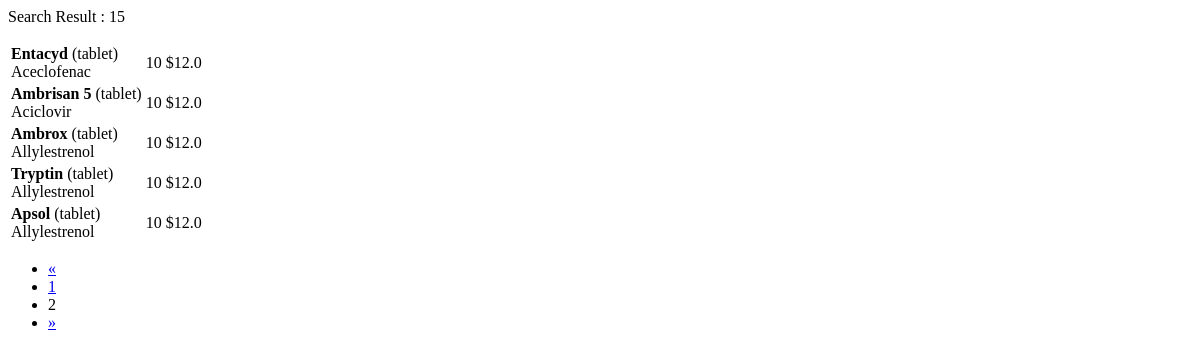
The page /ajax/search-and-filter/?page=2 on the database as committed earlier.
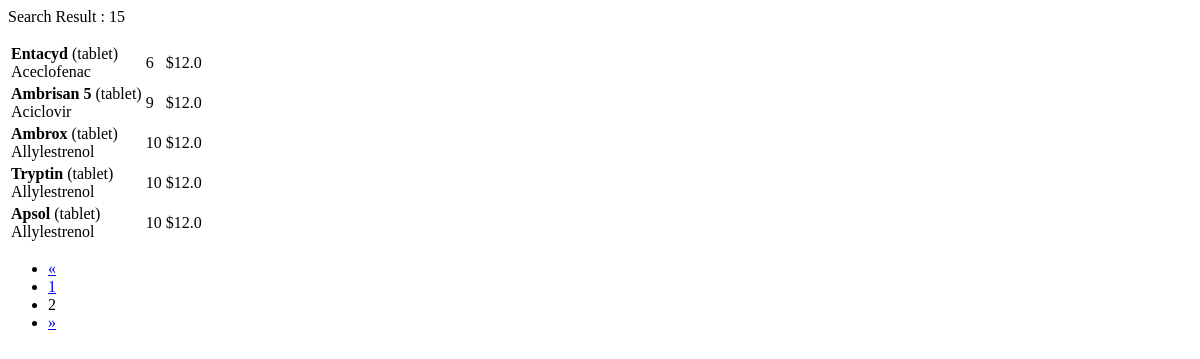
The same page on the database as committed later.
### shop/models.py (models this page shows, shortened)
class Medicine(models.Model):
    name  = models.CharField(max_length=150)
    buy_price = models.FloatField()
    sell_price = models.FloatField()
    generic = models.ForeignKey(Generic, on_delete=models.CASCADE)
    brand  = models.ForeignKey(Brand, on_delete=models.CASCADE)
    type =  models.CharField(max_length=15,choices=MEDICINE_TYPE)
    quantity = models.IntegerField()
    place = models.ForeignKey(Place, on_delete=models.CASCADE)

class Generic(models.Model):
    name  = models.CharField(max_length=150)
    def __str__(self):
        return self.name

### shop/views.py (the view)
# urls.py: path('ajax/search-and-filter/', views.load_search_and_filter, name="ajax_load_search_and_filter"),
def load_search_and_filter(request):
    brand_list = request.GET.getlist('brand_list[]')
    generic_list = request.GET.getlist('generic_list[]')
    search_value = request.GET.get('search_value')
    print(search_value, brand_list, generic_list)
    medicines = Medicine.objects.all()
    if brand_list and generic_list:
        medicines = Medicine.objects.filter(name__contains=search_value,brand__name__in = brand_list, generic__name__in = generic_list)
    if brand_list:
        medicines = Medicine.objects.filter(name__contains=search_value,brand__name__in = brand_list)
    if generic_list:
        medicines = Medicine.objects.filter(name__contains=search_value,generic__name__in = generic_list)
    if search_value:
        medicines = Medicine.objects.filter(name__contains=search_value)
    medicines_count = medicines.count()
    paginator = Paginator(medicines, 10) # Show 25 contacts per page.
    page_number = request.GET.get('page')
    page_obj = paginator.get_page(page_number)
    return render(request, 'partials/search.html', {'medicines':page_obj,'medicines_count':medicines_count})

### templates/partials/search.html (shortened to what this page needs)
    <p>Search Result : {{medicines_count}}</p>
    <div class="table-responsive">
      <table class="table table-hover">
        <tbody>
        {% for medicine in medicines %}
        <tr>
          <td class="product"><strong>{{medicine.name}}</strong> ({{medicine.type}})<br>{{medicine.generic}}</td>
          <td class="rate text-right">{{medicine.quantity}}</td>
          <td class="rate text-right">${{medicine.sell_price}}</td>
          <td class="price text-right">
            </td>
          </tr>
        {% endfor %}
      </tbody></table>
    </div>
    {% include 'partials/pagination.html' %}

Rows that differ between the two databases and show on the page:
changed Medicine "Entacyd": quantity "10" → "6"
changed Medicine "Ambrisan 5": quantity "10" → "9"
